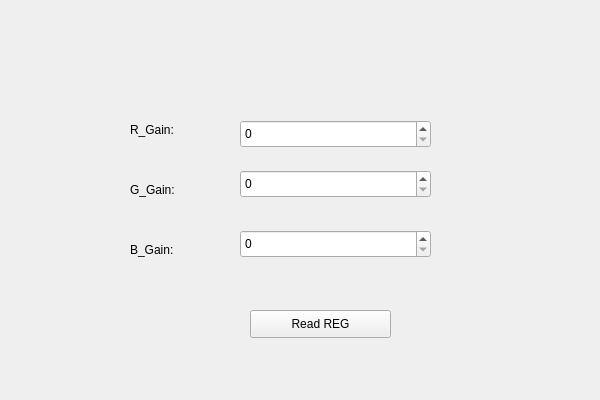
<?xml version="1.0" encoding="UTF-8"?>
<ui version="4.0">
 <class>AWB_tabClass</class>
 <widget class="QWidget" name="AWB_tabClass">
  <property name="geometry">
   <rect>
    <x>0</x>
    <y>0</y>
    <width>600</width>
    <height>400</height>
   </rect>
  </property>
  <property name="windowTitle">
   <string>AWB_tab</string>
  </property>
  <widget class="QSpinBox" name="spinBox">
   <property name="geometry">
    <rect>
     <x>240</x>
     <y>120</y>
     <width>191</width>
     <height>28</height>
    </rect>
   </property>
  </widget>
  <widget class="QSpinBox" name="spinBox_2">
   <property name="geometry">
    <rect>
     <x>240</x>
     <y>170</y>
     <width>191</width>
     <height>28</height>
    </rect>
   </property>
  </widget>
  <widget class="QSpinBox" name="spinBox_3">
   <property name="geometry">
    <rect>
     <x>240</x>
     <y>230</y>
     <width>191</width>
     <height>28</height>
    </rect>
   </property>
  </widget>
  <widget class="QLabel" name="label">
   <property name="geometry">
    <rect>
     <x>130</x>
     <y>120</y>
     <width>69</width>
     <height>19</height>
    </rect>
   </property>
   <property name="text">
    <string>R_Gain:</string>
   </property>
  </widget>
  <widget class="QLabel" name="label_2">
   <property name="geometry">
    <rect>
     <x>130</x>
     <y>180</y>
     <width>69</width>
     <height>19</height>
    </rect>
   </property>
   <property name="text">
    <string>G_Gain:</string>
   </property>
  </widget>
  <widget class="QLabel" name="label_3">
   <property name="geometry">
    <rect>
     <x>130</x>
     <y>240</y>
     <width>69</width>
     <height>19</height>
    </rect>
   </property>
   <property name="text">
    <string>B_Gain:</string>
   </property>
  </widget>
  <widget class="QPushButton" name="awb_read_btn">
   <property name="geometry">
    <rect>
     <x>250</x>
     <y>310</y>
     <width>141</width>
     <height>28</height>
    </rect>
   </property>
   <property name="text">
    <string>Read REG</string>
   </property>
  </widget>
 </widget>
 <layoutdefault spacing="6" margin="11"/>
 <resources/>
 <connections/>
</ui>
